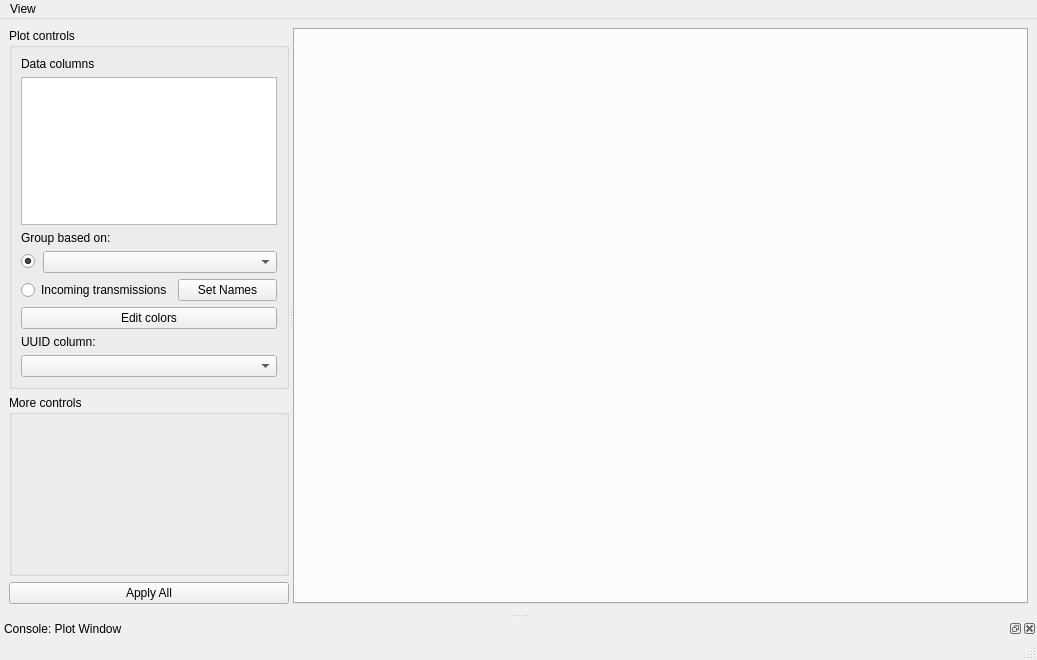
<?xml version="1.0" encoding="UTF-8"?>
<ui version="4.0">
 <class>MainWindow</class>
 <widget class="QMainWindow" name="MainWindow">
  <property name="geometry">
   <rect>
    <x>0</x>
    <y>0</y>
    <width>1037</width>
    <height>660</height>
   </rect>
  </property>
  <property name="windowTitle">
   <string>MainWindow</string>
  </property>
  <widget class="QWidget" name="centralwidget">
   <layout class="QVBoxLayout" name="verticalLayout_4">
    <item>
     <widget class="QSplitter" name="splitter_2">
      <property name="orientation">
       <enum>Qt::Horizontal</enum>
      </property>
      <widget class="QWidget" name="">
       <layout class="QVBoxLayout" name="verticalLayout_3">
        <item>
         <widget class="QGroupBox" name="groupBox">
          <property name="sizePolicy">
           <sizepolicy hsizetype="Preferred" vsizetype="Preferred">
            <horstretch>0</horstretch>
            <verstretch>2</verstretch>
           </sizepolicy>
          </property>
          <property name="title">
           <string>Plot controls</string>
          </property>
          <layout class="QVBoxLayout" name="verticalLayout_2">
           <item>
            <widget class="QLabel" name="label">
             <property name="text">
              <string>Data columns</string>
             </property>
            </widget>
           </item>
           <item>
            <widget class="QListWidget" name="listWidgetDataColumns">
             <property name="alternatingRowColors">
              <bool>true</bool>
             </property>
             <property name="selectionMode">
              <enum>QAbstractItemView::ExtendedSelection</enum>
             </property>
            </widget>
           </item>
           <item>
            <widget class="QLabel" name="label_2">
             <property name="text">
              <string>Group based on:</string>
             </property>
            </widget>
           </item>
           <item>
            <layout class="QHBoxLayout" name="horizontalLayout_3">
             <item>
              <widget class="QRadioButton" name="radioButtonGroupBySingleColumn">
               <property name="maximumSize">
                <size>
                 <width>16</width>
                 <height>16777215</height>
                </size>
               </property>
               <property name="text">
                <string/>
               </property>
               <property name="checked">
                <bool>true</bool>
               </property>
              </widget>
             </item>
             <item>
              <widget class="QComboBox" name="comboBoxGrouping"/>
             </item>
            </layout>
           </item>
           <item>
            <layout class="QHBoxLayout" name="horizontalLayout_4">
             <item>
              <widget class="QRadioButton" name="radioButtonGroupByTransmissions">
               <property name="maximumSize">
                <size>
                 <width>16777215</width>
                 <height>16777215</height>
                </size>
               </property>
               <property name="text">
                <string>Incoming transmissions</string>
               </property>
              </widget>
             </item>
             <item>
              <widget class="QPushButton" name="btnSetIncomingTransmissionsNames">
               <property name="text">
                <string>Set Names</string>
               </property>
              </widget>
             </item>
            </layout>
           </item>
           <item>
            <widget class="QPushButton" name="btnEditColor">
             <property name="text">
              <string>Edit colors</string>
             </property>
            </widget>
           </item>
           <item>
            <widget class="QLabel" name="label_3">
             <property name="text">
              <string>UUID column:</string>
             </property>
            </widget>
           </item>
           <item>
            <widget class="QComboBox" name="comboBoxUUIDColumn"/>
           </item>
          </layout>
         </widget>
        </item>
        <item>
         <widget class="QGroupBox" name="groupBoxSpecific">
          <property name="sizePolicy">
           <sizepolicy hsizetype="Preferred" vsizetype="Preferred">
            <horstretch>0</horstretch>
            <verstretch>1</verstretch>
           </sizepolicy>
          </property>
          <property name="title">
           <string>More controls</string>
          </property>
         </widget>
        </item>
        <item>
         <widget class="QPushButton" name="btnApplyAll">
          <property name="text">
           <string>Apply All</string>
          </property>
         </widget>
        </item>
       </layout>
      </widget>
      <widget class="QTabWidget" name="tabWidget">
       <property name="sizePolicy">
        <sizepolicy hsizetype="Expanding" vsizetype="Expanding">
         <horstretch>1</horstretch>
         <verstretch>0</verstretch>
        </sizepolicy>
       </property>
       <property name="currentIndex">
        <number>-1</number>
       </property>
      </widget>
     </widget>
    </item>
   </layout>
  </widget>
  <widget class="QMenuBar" name="menubar">
   <property name="geometry">
    <rect>
     <x>0</x>
     <y>0</y>
     <width>1037</width>
     <height>23</height>
    </rect>
   </property>
   <widget class="QMenu" name="menuView">
    <property name="title">
     <string>View</string>
    </property>
    <addaction name="actionConsole"/>
   </widget>
   <addaction name="menuView"/>
  </widget>
  <widget class="QStatusBar" name="statusbar"/>
  <widget class="QDockWidget" name="dockConsole">
   <property name="windowTitle">
    <string>Console: Plot Window</string>
   </property>
   <attribute name="dockWidgetArea">
    <number>8</number>
   </attribute>
   <widget class="QWidget" name="dockWidgetContents"/>
  </widget>
  <action name="actionConsole">
   <property name="checkable">
    <bool>true</bool>
   </property>
   <property name="text">
    <string>Console</string>
   </property>
  </action>
 </widget>
 <resources/>
 <connections>
  <connection>
   <sender>actionConsole</sender>
   <signal>toggled(bool)</signal>
   <receiver>dockConsole</receiver>
   <slot>setVisible(bool)</slot>
   <hints>
    <hint type="sourcelabel">
     <x>-1</x>
     <y>-1</y>
    </hint>
    <hint type="destinationlabel">
     <x>518</x>
     <y>618</y>
    </hint>
   </hints>
  </connection>
 </connections>
</ui>
